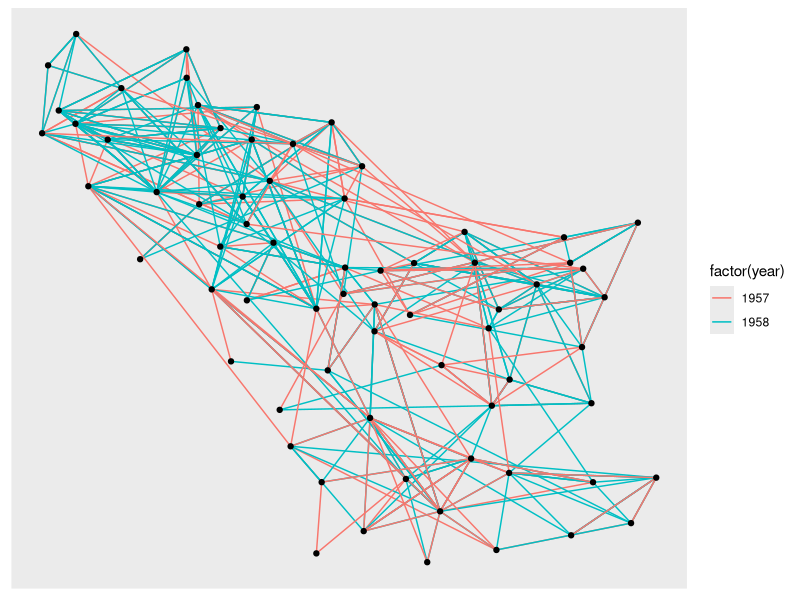
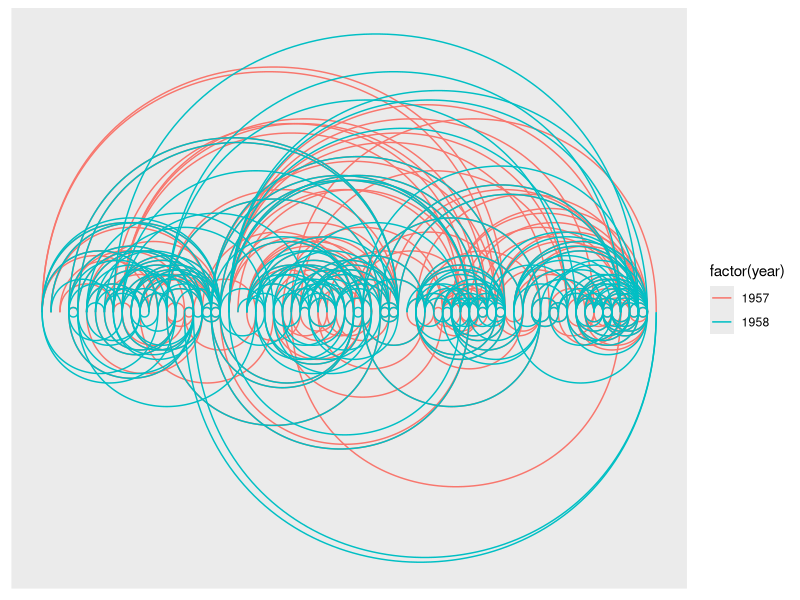
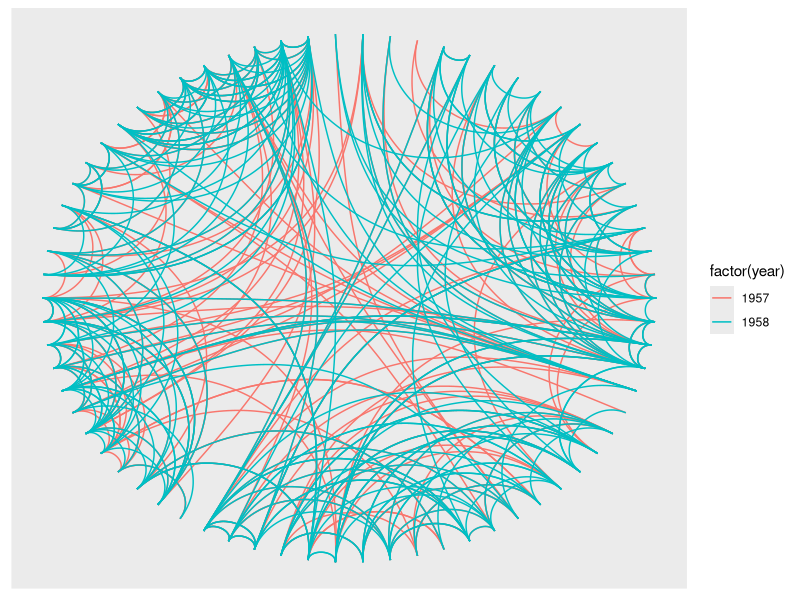

Generate these figures, in order, with R: (Note: this script raises an error after producing the figures.)
## ---- chunk 1
knitr::opts_chunk$set(echo = TRUE)
## ---- chunk 2
library(ggraph)
library(igraph)
library(tidyverse)

highschool %>% head()
## ---- chunk 3
graph <- graph_from_data_frame(highschool)
graph
## ---- chunk 4
layout <- create_layout(graph, layout = "drl")

layout %>% 
  ggraph()+
  geom_edge_link(aes(color=factor(year)))+
  geom_node_point()
## ---- chunk 5
layout %>% head()
## ---- chunk 6
ggraph(graph, layout = 'linear') + 
    geom_edge_arc(aes(colour = factor(year)))
## ---- chunk 7
ggraph(graph, layout = 'linear', circular = TRUE) + 
    geom_edge_arc(aes(colour = factor(year)))
## ---- chunk 8
library(tweenr)
igraph_layouts <- c('star', 'circle', 'gem', 'dh', 'graphopt', 'grid', 'mds', 
                    'randomly', 'fr', 'kk', 'drl', 'lgl')
igraph_layouts <- sample(igraph_layouts)
graph <- graph_from_data_frame(highschool)
V(graph)$degree <- degree(graph)
layouts <- lapply(igraph_layouts, create_layout, graph = graph)
layouts_tween <- tween_states(c(layouts, layouts[1]), tweenlength = 1, 
                              statelength = 1, ease = 'cubic-in-out', 
                              nframes = length(igraph_layouts) * 16 + 8)
title_transp <- tween_t(c(0, 1, 0, 0, 0), 16, 'cubic-in-out')[[1]]
for (i in seq_len(length(igraph_layouts) * 16)) {
    tmp_layout <- layouts_tween[layouts_tween$.frame == i, ]
    layout <- igraph_layouts[ceiling(i / 16)]
    title_alpha <- title_transp[i %% 16]
    p <- ggraph(graph, 'manual', node.position = tmp_layout[,1:2,2]) + 
        geom_edge_fan(aes(alpha = ..index.., colour = factor(year)), n = 15) +
        geom_node_point(aes(size = degree)) + 
        scale_edge_color_brewer(palette = 'Dark2') + 
        ggtitle(paste0('Layout: ', layout)) + 
        theme_void() + 
        theme(legend.position = 'none', 
              plot.title = element_text(colour = alpha('black', title_alpha)))
    plot(p)
}
